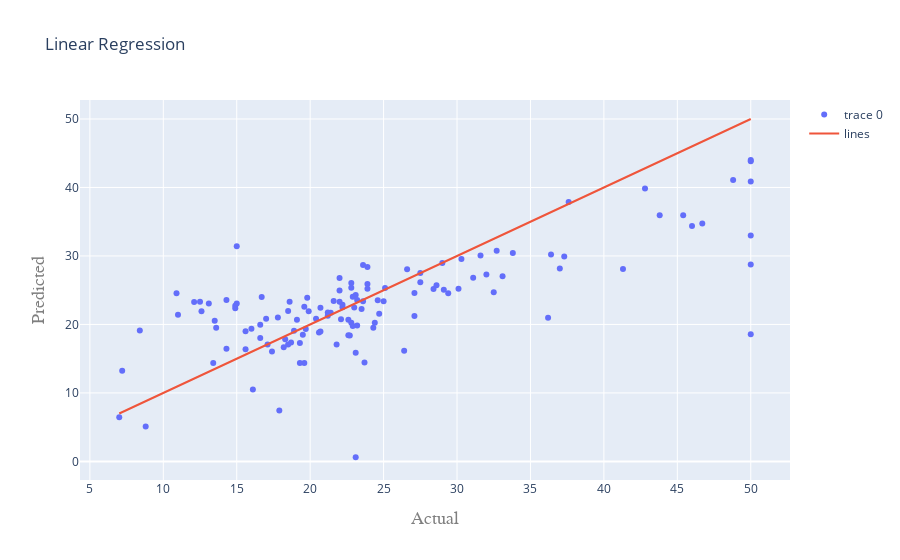

The notebook cell saved with this chart:
### Code cell
#draw_graph(lr_predictions,'Linear Regression')
draw_graph(lr_predictions, 'Linear Regression', 'lr_regression_plot.png')
